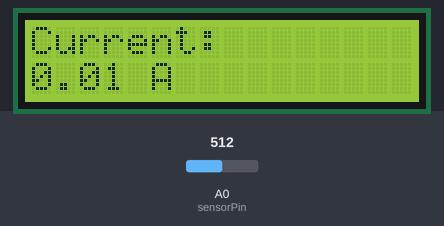
The sketch below on a simulated Arduino Uno, built with avr-gcc and run on an emulated ATmega328P. Shown: 16×2 character LCD. The inputs (shaded band) are chosen by the test bench; at power-on: A0 (sensorPin) = 512.

Above: at 3.2 s.
3.3 s: A0 (sensorPin) set to 716
At 5.3 s:
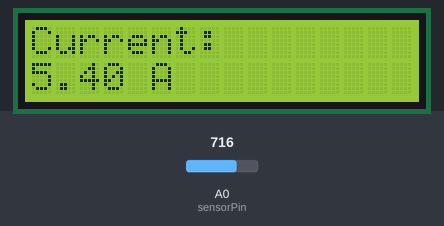
5.6 s: A0 (sensorPin) set to 900
At 6.8 s:
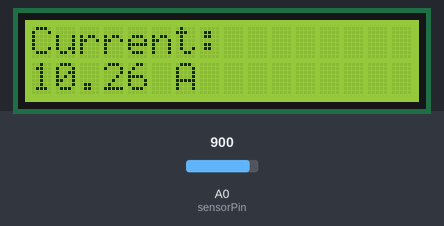
7.7 s: A0 (sensorPin) set to 1023
At 9.2 s:
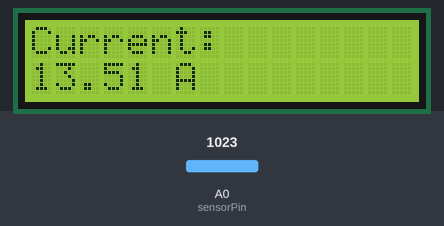
Timing chart, 0 to 10.7 s (numbered marks = the images above; inputs shaded):
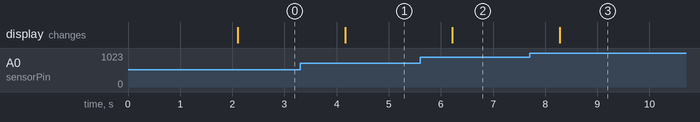

Measured:
- after the input at 3.3 s, the display: changes after 0.86 s (image 1)
- after the input at 5.6 s, the display: changes after 0.62 s (image 2)
- after the input at 7.7 s, the display: changes after 0.58 s (image 3)

The sketch:

sketch_sep25a.ino
```cpp
#include <Wire.h>
#include <LiquidCrystal_I2C.h>

LiquidCrystal_I2C lcd(0x27, 16, 2);

const int sensorPin = A0;
float sensitivity = 0.185;
float Vref = 2.5;

void setup() {
  lcd.begin(16, 2, LCD_5x8DOTS);
  lcd.backlight();
  lcd.setCursor(0, 0);
  lcd.print("Current Sensor");
  delay(2000);
  lcd.clear();
}

void loop() {
  int rawValue = analogRead(sensorPin);
  float voltage = (rawValue * 5.0) / 1023.0;
  float current = (voltage - Vref) / sensitivity;
  current = abs(current);

  lcd.setCursor(0, 0);
  lcd.print("Current:       ");
  lcd.setCursor(0, 1);
  lcd.print(current, 2);
  lcd.print(" A       ");

  delay(1000);
}
```
